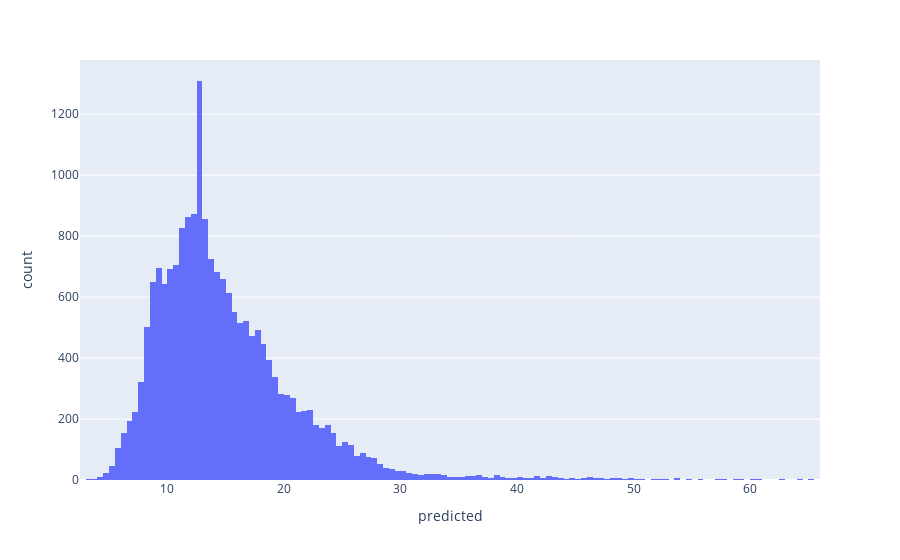

The code cell stored with this chart in its notebook:
### Code cell
fig = px.histogram(predictions, x='predicted')
fig.show()

### Figure 1 — Plotly figure (JSON) as saved in the notebook; plotly's stock layout.template omitted (floating-point values rounded to 4 significant figures; data arrays with more than 128 entries replaced by an {"elided": "..."} marker saying what was removed)
{"data": [{"alignmentgroup": "True", "bingroup": "x", "hovertemplate": "predicted=%{x}<br>count=%{y}<extra></extra>", "legendgroup": "", "marker": {"color": "#636efa", "pattern": {"shape": ""}}, "name": "", "offsetgroup": "", "orientation": "v", "showlegend": false, "type": "histogram", "x": {"elided": "19611 float values"}, "xaxis": "x", "yaxis": "y"}], "layout": {"barmode": "relative", "legend": {"tracegroupgap": 0}, "margin": {"t": 60}, "xaxis": {"anchor": "y", "domain": [0, 1], "title": {"text": "predicted"}}, "yaxis": {"anchor": "x", "domain": [0, 1], "title": {"text": "count"}}}}
